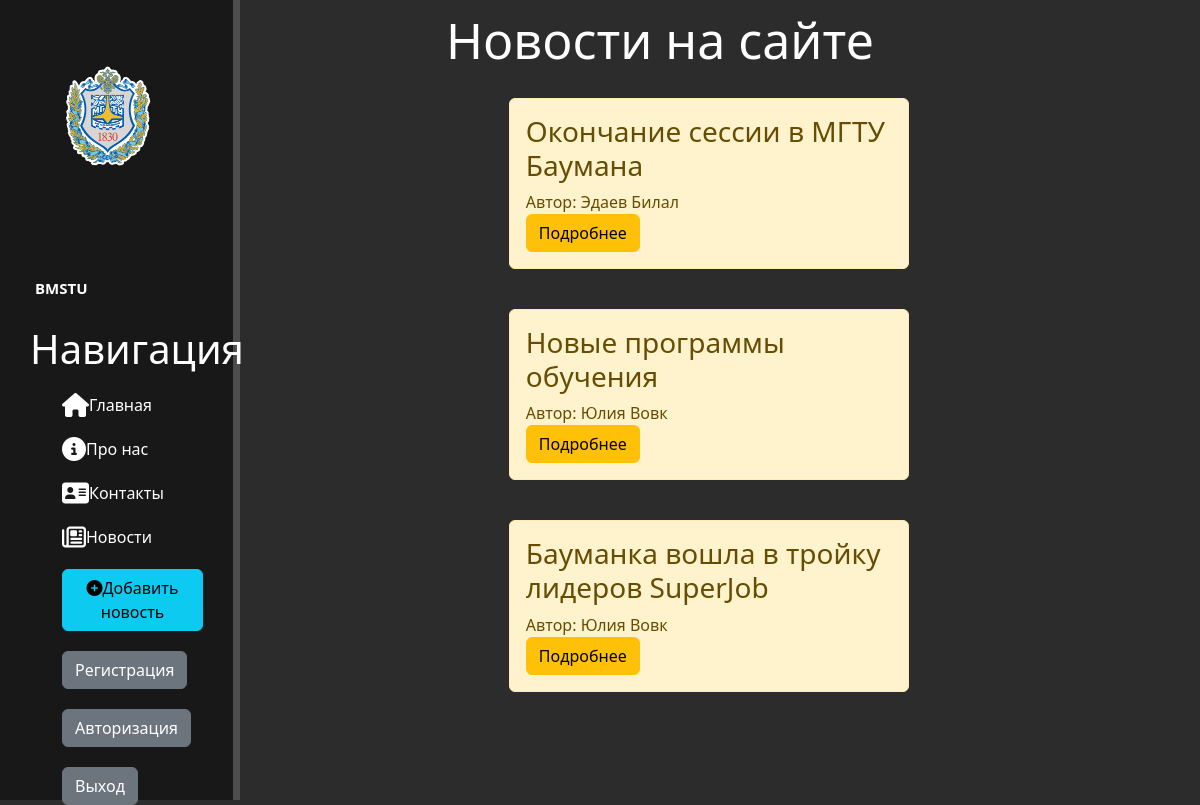
Page /news/ on the committed database.
### news/models.py (models this page shows, shortened)
class Articles(models.Model):
    title = models.CharField("Название", max_length=50)
    anons = models.CharField("Анонс", max_length=250)
    full_text = models.TextField("Содержание")
    date = models.DateTimeField("Дата публикации")
    class Meta:
        verbose_name = "Новость"
        verbose_name_plural = "Новости"

### news/views.py (the view)
# urls.py: path("", views.news_home, name="news_home"),
def news_home(request):
    news = Articles.objects.order_by("-date")
    return render(request, "news/news_home.html", {"news": news})

### news/templates/news/news_home.html (shortened to what this page needs)
{% extends "main/layout.html" %}
{% block content %}
    <div class="features">
        <h1>Новости на сайте</h1>
        {% if news%}
            {% for el in news %}
                <div class="alert alert-warning">
                    <h3>{{ el.title }}</h3>
                    <div class ="anons">{{ el.anons }}</div>
                    <a href="{% url 'news-detail' el.id %}" class="btn btn-warning">Подробнее</a>
                </div>
            {% endfor %}
        {% else %}
        <p>Новостей нет! </p>
        {% endif %}
    </div>
{% endblock %}

### main/static/main/css/main.css (style rules this page uses)
body { background: #2c2c2c; }
main .features { float: left; color: #fff; margin-top: 10px; text-align: center; width: 70%; }
main .features h1 { font-size: 50px; }
.alert-warning { float: left; clear: both; width: 400px; margin: 20px 32%; text-align: left; }

### rows in the picture
Articles: title "Окончание сессии в МГТУ Баумана", anons "Автор: Эдаев Билал"
Articles: title "Новые программы обучения", anons "Автор: Юлия Вовк"
Articles: title "Бауманка вошла в тройку лидеров SuperJob", anons "Автор: Юлия Вовк"
